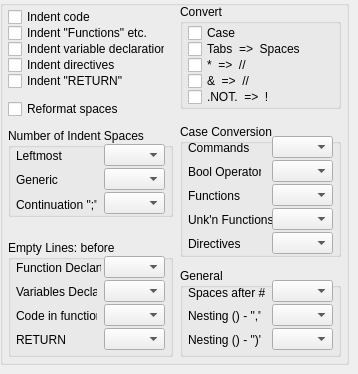
   <widget class="QWidget" name="pageFormat">
    <widget class="QGroupBox" name="groupBox_24">
     <property name="geometry">
      <rect>
       <x>0</x>
       <y>0</y>
       <width>349</width>
       <height>365</height>
      </rect>
     </property>
     <property name="title">
      <string/>
     </property>
     <widget class="QCheckBox" name="checkFmtIndCode">
      <property name="geometry">
       <rect>
        <x>8</x>
        <y>8</y>
        <width>153</width>
        <height>18</height>
       </rect>
      </property>
      <property name="text">
       <string>Indent code</string>
      </property>
     </widget>
     <widget class="QCheckBox" name="checkFmtRefSpac">
      <property name="geometry">
       <rect>
        <x>8</x>
        <y>100</y>
        <width>153</width>
        <height>18</height>
       </rect>
      </property>
      <property name="text">
       <string>Reformat spaces</string>
      </property>
     </widget>
     <widget class="QCheckBox" name="checkFmtIndFunc">
      <property name="geometry">
       <rect>
        <x>8</x>
        <y>24</y>
        <width>157</width>
        <height>18</height>
       </rect>
      </property>
      <property name="text">
       <string>Indent &quot;Functions&quot; etc.</string>
      </property>
     </widget>
     <widget class="QCheckBox" name="checkFmtIndVarb">
      <property name="geometry">
       <rect>
        <x>8</x>
        <y>40</y>
        <width>157</width>
        <height>18</height>
       </rect>
      </property>
      <property name="text">
       <string>Indent variable declarations</string>
      </property>
     </widget>
     <widget class="QCheckBox" name="checkFmtIndDrtv">
      <property name="geometry">
       <rect>
        <x>8</x>
        <y>56</y>
        <width>157</width>
        <height>18</height>
       </rect>
      </property>
      <property name="text">
       <string>Indent directives</string>
      </property>
     </widget>
     <widget class="QCheckBox" name="checkFmtIndRetn">
      <property name="geometry">
       <rect>
        <x>8</x>
        <y>72</y>
        <width>157</width>
        <height>18</height>
       </rect>
      </property>
      <property name="text">
       <string>Indent &quot;RETURN&quot;</string>
      </property>
     </widget>
     <widget class="QGroupBox" name="groupBox_30">
      <property name="geometry">
       <rect>
        <x>8</x>
        <y>240</y>
        <width>165</width>
        <height>117</height>
       </rect>
      </property>
      <property name="title">
       <string>Empty Lines: before</string>
      </property>
      <widget class="QLabel" name="label_50">
       <property name="geometry">
        <rect>
         <x>8</x>
         <y>20</y>
         <width>85</width>
         <height>16</height>
        </rect>
       </property>
       <property name="text">
        <string>Function Declart</string>
       </property>
      </widget>
      <widget class="QLabel" name="label_51">
       <property name="geometry">
        <rect>
         <x>8</x>
         <y>44</y>
         <width>81</width>
         <height>16</height>
        </rect>
       </property>
       <property name="text">
        <string>Variables Declart</string>
       </property>
      </widget>
      <widget class="QLabel" name="label_52">
       <property name="geometry">
        <rect>
         <x>8</x>
         <y>92</y>
         <width>73</width>
         <height>16</height>
        </rect>
       </property>
       <property name="text">
        <string>RETURN</string>
       </property>
      </widget>
      <widget class="QLabel" name="label_53">
       <property name="geometry">
        <rect>
         <x>8</x>
         <y>68</y>
         <width>81</width>
         <height>16</height>
        </rect>
       </property>
       <property name="text">
        <string>Code in function</string>
       </property>
      </widget>
      <widget class="QComboBox" name="comboFmtLinFunc">
       <property name="geometry">
        <rect>
         <x>96</x>
         <y>16</y>
         <width>61</width>
         <height>22</height>
        </rect>
       </property>
      </widget>
      <widget class="QComboBox" name="comboFmtLinVarb">
       <property name="geometry">
        <rect>
         <x>96</x>
         <y>40</y>
         <width>61</width>
         <height>22</height>
        </rect>
       </property>
      </widget>
      <widget class="QComboBox" name="comboFmtLinCode">
       <property name="geometry">
        <rect>
         <x>96</x>
         <y>64</y>
         <width>61</width>
         <height>22</height>
        </rect>
       </property>
      </widget>
      <widget class="QComboBox" name="comboFmtLinRetn">
       <property name="geometry">
        <rect>
         <x>96</x>
         <y>88</y>
         <width>61</width>
         <height>22</height>
        </rect>
       </property>
      </widget>
     </widget>
     <widget class="QGroupBox" name="groupBox_31">
      <property name="geometry">
       <rect>
        <x>8</x>
        <y>128</y>
        <width>165</width>
        <height>89</height>
       </rect>
      </property>
      <property name="title">
       <string>Number of Indent Spaces</string>
      </property>
      <widget class="QLabel" name="label_41">
       <property name="geometry">
        <rect>
         <x>8</x>
         <y>20</y>
         <width>61</width>
         <height>16</height>
        </rect>
       </property>
       <property name="text">
        <string>Leftmost</string>
       </property>
      </widget>
      <widget class="QComboBox" name="comboFmtIndLeft">
       <property name="geometry">
        <rect>
         <x>96</x>
         <y>16</y>
         <width>61</width>
         <height>22</height>
        </rect>
       </property>
      </widget>
      <widget class="QLabel" name="label_42">
       <property name="geometry">
        <rect>
         <x>8</x>
         <y>44</y>
         <width>61</width>
         <height>16</height>
        </rect>
       </property>
       <property name="text">
        <string>Generic</string>
       </property>
      </widget>
      <widget class="QComboBox" name="comboFmtIndGenr">
       <property name="geometry">
        <rect>
         <x>96</x>
         <y>40</y>
         <width>61</width>
         <height>22</height>
        </rect>
       </property>
      </widget>
      <widget class="QComboBox" name="comboFmtIndCont">
       <property name="geometry">
        <rect>
         <x>96</x>
         <y>64</y>
         <width>61</width>
         <height>22</height>
        </rect>
       </property>
      </widget>
      <widget class="QLabel" name="label_43">
       <property name="geometry">
        <rect>
         <x>8</x>
         <y>64</y>
         <width>81</width>
         <height>25</height>
        </rect>
       </property>
       <property name="text">
        <string>Continuation &quot;;&quot;</string>
       </property>
      </widget>
     </widget>
     <widget class="QGroupBox" name="groupBox_32">
      <property name="geometry">
       <rect>
        <x>180</x>
        <y>124</y>
        <width>161</width>
        <height>133</height>
       </rect>
      </property>
      <property name="title">
       <string>Case Conversion</string>
      </property>
      <widget class="QLabel" name="label_44">
       <property name="geometry">
        <rect>
         <x>8</x>
         <y>16</y>
         <width>65</width>
         <height>16</height>
        </rect>
       </property>
       <property name="text">
        <string>Commands</string>
       </property>
      </widget>
      <widget class="QComboBox" name="comboFmtCseCmds">
       <property name="geometry">
        <rect>
         <x>92</x>
         <y>12</y>
         <width>61</width>
         <height>22</height>
        </rect>
       </property>
      </widget>
      <widget class="QLabel" name="label_45">
       <property name="geometry">
        <rect>
         <x>8</x>
         <y>40</y>
         <width>73</width>
         <height>16</height>
        </rect>
       </property>
       <property name="text">
        <string>Bool Operator</string>
       </property>
      </widget>
      <widget class="QLabel" name="label_46">
       <property name="geometry">
        <rect>
         <x>8</x>
         <y>64</y>
         <width>69</width>
         <height>16</height>
        </rect>
       </property>
       <property name="text">
        <string>Functions</string>
       </property>
      </widget>
      <widget class="QLabel" name="label_47">
       <property name="geometry">
        <rect>
         <x>8</x>
         <y>88</y>
         <width>89</width>
         <height>16</height>
        </rect>
       </property>
       <property name="text">
        <string>Unk'n Functions</string>
       </property>
      </widget>
      <widget class="QLabel" name="label_48">
       <property name="geometry">
        <rect>
         <x>8</x>
         <y>112</y>
         <width>77</width>
         <height>16</height>
        </rect>
       </property>
       <property name="text">
        <string>Directives</string>
       </property>
      </widget>
      <widget class="QComboBox" name="comboFmtCseOprt">
       <property name="geometry">
        <rect>
         <x>92</x>
         <y>36</y>
         <width>61</width>
         <height>22</height>
        </rect>
       </property>
      </widget>
      <widget class="QComboBox" name="comboFmtCseFunc">
       <property name="geometry">
        <rect>
         <x>92</x>
         <y>60</y>
         <width>61</width>
         <height>22</height>
        </rect>
       </property>
      </widget>
      <widget class="QComboBox" name="comboFmtCseUknF">
       <property name="geometry">
        <rect>
         <x>92</x>
         <y>84</y>
         <width>61</width>
         <height>22</height>
        </rect>
       </property>
      </widget>
      <widget class="QComboBox" name="comboFmtCseDrtv">
       <property name="geometry">
        <rect>
         <x>92</x>
         <y>108</y>
         <width>61</width>
         <height>22</height>
        </rect>
       </property>
      </widget>
     </widget>
     <widget class="QGroupBox" name="groupBox_33">
      <property name="geometry">
       <rect>
        <x>180</x>
        <y>268</y>
        <width>161</width>
        <height>89</height>
       </rect>
      </property>
      <property name="title">
       <string>General</string>
      </property>
      <widget class="QLabel" name="label_49">
       <property name="geometry">
        <rect>
         <x>8</x>
         <y>16</y>
         <width>77</width>
         <height>17</height>
        </rect>
       </property>
       <property name="text">
        <string>Spaces after #</string>
       </property>
      </widget>
      <widget class="QComboBox" name="comboFmtGenSpcD">
       <property name="geometry">
        <rect>
         <x>92</x>
         <y>12</y>
         <width>61</width>
         <height>22</height>
        </rect>
       </property>
      </widget>
      <widget class="QComboBox" name="comboFmtGenNstC">
       <property name="geometry">
        <rect>
         <x>92</x>
         <y>36</y>
         <width>61</width>
         <height>22</height>
        </rect>
       </property>
      </widget>
      <widget class="QComboBox" name="comboFmtGenNstB">
       <property name="geometry">
        <rect>
         <x>92</x>
         <y>60</y>
         <width>61</width>
         <height>22</height>
        </rect>
       </property>
      </widget>
      <widget class="QLabel" name="label_54">
       <property name="geometry">
        <rect>
         <x>8</x>
         <y>40</y>
         <width>73</width>
         <height>16</height>
        </rect>
       </property>
       <property name="text">
        <string>Nesting () - &quot;,&quot;</string>
       </property>
      </widget>
      <widget class="QLabel" name="label_55">
       <property name="geometry">
        <rect>
         <x>8</x>
         <y>64</y>
         <width>73</width>
         <height>16</height>
        </rect>
       </property>
       <property name="text">
        <string>Nesting () - &quot;)&quot;</string>
       </property>
      </widget>
     </widget>
     <widget class="QGroupBox" name="groupBox_34">
      <property name="geometry">
       <rect>
        <x>180</x>
        <y>4</y>
        <width>161</width>
        <height>105</height>
       </rect>
      </property>
      <property name="title">
       <string>Convert</string>
      </property>
      <widget class="QCheckBox" name="checkFmtConNotX">
       <property name="geometry">
        <rect>
         <x>8</x>
         <y>84</y>
         <width>141</width>
         <height>18</height>
        </rect>
       </property>
       <property name="text">
        <string>.NOT.  =&gt;  !</string>
       </property>
      </widget>
      <widget class="QCheckBox" name="checkFmtConAndS">
       <property name="geometry">
        <rect>
         <x>8</x>
         <y>68</y>
         <width>141</width>
         <height>18</height>
        </rect>
       </property>
       <property name="text">
        <string>&amp;&amp;  =&gt;  //</string>
       </property>
      </widget>
      <widget class="QCheckBox" name="checkFmtConStrS">
       <property name="geometry">
        <rect>
         <x>8</x>
         <y>52</y>
         <width>137</width>
         <height>18</height>
        </rect>
       </property>
       <property name="text">
        <string>*  =&gt;  //</string>
       </property>
      </widget>
      <widget class="QCheckBox" name="checkFmtConCase">
       <property name="geometry">
        <rect>
         <x>8</x>
         <y>20</y>
         <width>137</width>
         <height>18</height>
        </rect>
       </property>
       <property name="text">
        <string>Case</string>
       </property>
      </widget>
      <widget class="QCheckBox" name="checkFmtConTabs">
       <property name="geometry">
        <rect>
         <x>8</x>
         <y>36</y>
         <width>137</width>
         <height>18</height>
        </rect>
       </property>
       <property name="text">
        <string>Tabs  =&gt;  Spaces</string>
       </property>
      </widget>
     </widget>
    </widget>
   </widget>
